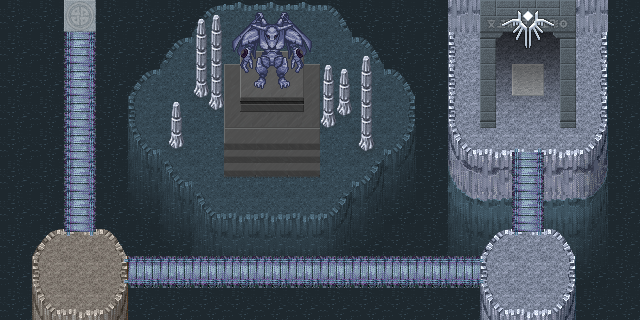

Tiled map render using the project's own tile images. Description and the map definition, with tile-layer contents summarised, below:
An orthogonal 20x10 tile map with 32x32 px tiles, 4 tile layers (Background, Tile, Decor, Pnj).

<map version="1.0" orientation="orthogonal" renderorder="right-down" width="20" height="10" tilewidth="32" tileheight="32" nextobjectid="1">
 <properties>
  <property name="Music" value="mus_waterfall.ogg" />
 </properties>
 <tileset firstgid="1" name="Test" tilewidth="32" tileheight="32" tilecount="888">
  <image source="Test.png" width="256" height="3556" />
  <tile id="523">
   <properties>
    <property name="Enter" value="DOWN" />
    <property name="EnterNum" value="1" />
    <property name="Map" value="LobbyMap test2" />
    <property name="NextNum" value="2" />
   </properties>
  </tile>
  <tile id="633">
   <properties>
    <property name="Block" value="" />
   </properties>
  </tile>
  <tile id="704">
   <properties>
    <property name="Block" value="" />
   </properties>
  </tile>
  <tile id="705">
   <properties>
    <property name="Block" value="" />
   </properties>
  </tile>
  <tile id="706">
   <properties>
    <property name="Block" value="" />
   </properties>
  </tile>
  <tile id="709">
   <properties>
    <property name="Block" value="" />
   </properties>
  </tile>
  <tile id="710">
   <properties>
    <property name="Block" value="" />
   </properties>
  </tile>
  <tile id="711">
   <properties>
    <property name="Block" value="" />
   </properties>
  </tile>
  <tile id="712">
   <properties>
    <property name="Block" value="" />
   </properties>
  </tile>
  <tile id="713">
   <properties>
    <property name="Block" value="" />
   </properties>
  </tile>
  <tile id="714">
   <properties>
    <property name="Block" value="" />
   </properties>
  </tile>
  <tile id="720">
   <properties>
    <property name="Block" value="" />
   </properties>
  </tile>
  <tile id="721">
   <properties>
    <property name="Block" value="" />
   </properties>
  </tile>
  <tile id="722">
   <properties>
    <property name="Block" value="" />
   </properties>
  </tile>
  <tile id="736">
   <properties>
    <property name="Block" value="" />
   </properties>
  </tile>
  <tile id="737">
   <properties>
    <property name="Block" value="" />
   </properties>
  </tile>
  <tile id="738">
   <properties>
    <property name="Block" value="" />
   </properties>
  </tile>
  <tile id="744">
   <properties>
    <property name="Block" value="" />
   </properties>
  </tile>
  <tile id="745">
   <properties>
    <property name="Block" value="" />
   </properties>
  </tile>
  <tile id="746">
   <properties>
    <property name="Block" value="" />
   </properties>
  </tile>
  <tile id="752">
   <properties>
    <property name="Block" value="" />
   </properties>
  </tile>
  <tile id="753">
   <properties>
    <property name="Block" value="" />
   </properties>
  </tile>
  <tile id="754">
   <properties>
    <property name="Block" value="" />
   </properties>
  </tile>
  <tile id="760">
   <properties>
    <property name="Block" value="" />
   </properties>
  </tile>
  <tile id="761">
   <properties>
    <property name="Block" value="" />
   </properties>
  </tile>
  <tile id="762">
   <properties>
    <property name="Block" value="" />
   </properties>
  </tile>
  <tile id="763">
   <properties>
    <property name="Block" value="" />
   </properties>
  </tile>
  <tile id="764">
   <properties>
    <property name="Block" value="" />
   </properties>
  </tile>
  <tile id="765">
   <properties>
    <property name="Block" value="" />
   </properties>
  </tile>
  <tile id="771">
   <properties>
    <property name="Block" value="" />
   </properties>
  </tile>
  <tile id="773">
   <properties>
    <property name="Block" value="" />
   </properties>
  </tile>
  <tile id="774">
   <properties>
    <property name="Enter" value="DOWN" />
    <property name="EnterNum" value="2" />
    <property name="Map" value="LobbyMap testBoss" />
    <property name="NextNum" value="1" />
   </properties>
  </tile>
  <tile id="779">
   <properties>
    <property name="Block" value="" />
   </properties>
  </tile>
  <tile id="780">
   <properties>
    <property name="Enter" value="DOWN" />
    <property name="EnterNum" value="2" />
    <property name="Map" value="LobbyMap testBoss" />
    <property name="NextNum" value="1" />
   </properties>
  </tile>
  <tile id="781">
   <properties>
    <property name="Block" value="" />
   </properties>
  </tile>
  <tile id="787">
   <properties>
    <property name="Block" value="" />
   </properties>
  </tile>
  <tile id="789">
   <properties>
    <property name="Block" value="" />
   </properties>
  </tile>
  <tile id="867">
   <properties>
    <property name="Enter" value="DOWN" />
    <property name="EnterNum" value="1" />
    <property name="Map" value="LobbyMap test2" />
    <property name="NextNum" value="2" />
   </properties>
  </tile>
 </tileset>
 <layer name="Background" width="20" height="10">
  <data>[200 cells, 200 non-empty, 11 distinct tile ids]</data>
 </layer>
 <layer name="Tile" width="20" height="10">
  <data>[200 cells, 138 non-empty, 54 distinct tile ids]</data>
 </layer>
 <layer name="Decor" width="20" height="10">
  <data>[200 cells, 39 non-empty, 39 distinct tile ids]</data>
 </layer>
 <layer name="Pnj" width="20" height="10">
  <data>[200 cells, 4 non-empty, 4 distinct tile ids]</data>
 </layer>
</map>
